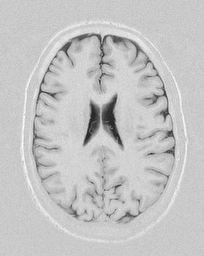
#> input picture COMP61342 Computer Vision/Practical Assignment/python_snippets/coursework/1_Threshold_Based/brain/brain.png, 204 x 256 px
$ python brain.py
#> lines starting #> are read from the running program, lines starting #| are printed output that depends on the picture; after the words box and inside, x2 and y2 are one past the last pixel; in counts of white or black regions, pixels touching at a corner belong together
import cv2
import matplotlib.pyplot as plt
import numpy as np
def histogram(img):
    # show histogram
    # Calculate the histogram
    hist = cv2.calcHist([img], [0], None, [256], [0, 256])
    hist = hist.reshape(256)

    # Plot histogram
    plt.bar(np.linspace(0, 255, 256), hist)
    plt.title('Histogram')
    plt.ylabel('Frequency')
    plt.xlabel('Grey Level')
    plt.show()

def mamualSegBinary(img,thres,saveIfHigher):
    if saveIfHigher:
        _,img = cv2.threshold(img, thres, 255, cv2.THRESH_BINARY)
    else:
        _,img = cv2.threshold(img, thres, 255, cv2.THRESH_BINARY_INV)
    print('Manual threhold is %s' % thres)
    note = None
    if saveIfHigher:
        note = "above"
    else:
        note="below"
    cv2.imshow(note+'_thres_'+ str(thres), img)
    cv2.imwrite(note+'_thres_'+ str(thres) + '.png', img)
    return img

def imgAND(img1,img2):
    height,width = img1.shape
    img = np.zeros([height,width])
    for raw in range(0,height):
        for col in range(0,width):
            if img1[raw][col]==255 and img2[raw][col]==255:
                img[raw][col] = 255
    cv2.imshow('AND', img)
    return img

def otsuSegImg(img):
    T, img = cv2.threshold(img, 0, 255, cv2.THRESH_OTSU)
    plt.imshow(img, cmap='gray')
    cv2.namedWindow('otsu_threshold_'+str(T), cv2.WINDOW_NORMAL)
    # Display image
    cv2.imshow('otsu_threshold_'+str(T),img)
    cv2.imwrite('otsu_thres_' + str(int(T)) + '.png', img)

if __name__ == '__main__':
    # Open JPEG image
    img = cv2.imread('brain.png', cv2.IMREAD_GRAYSCALE)
#> img is the input picture: shape (256, 204); min 31, max 255, mean 196.1

    # get image histogram
    # histogram(img)

    # manual binary segmentation
    thresAbove = 185
    imgAbove = mamualSegBinary(img.copy(),thresAbove,True)
#> in mamualSegBinary, `_,img = cv2.threshold(img, thres, 255, cv2.THRESH_BINARY)`:
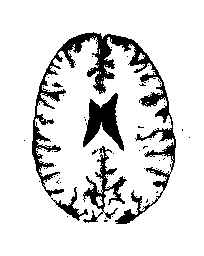
#> img: shape (256, 204); 87% white; 54 black regions (49 under 20 px), largest, box (x1, y1, x2, y2) and area: (32, 32, 176, 224) 4400, (83, 93, 124, 151) 1109, (83, 146, 127, 223) 875, (51, 187, 88, 221) 269, (52, 82, 63, 88) 31
    thresBelow = 220
    imgBelow = mamualSegBinary(img.copy(), thresBelow, False)
#> call 2 of mamualSegBinary, with thres = 220, saveIfHigher = False
#> in mamualSegBinary (call 2), `_,img = cv2.threshold(img, thres, 255, cv2.THRESH_BINARY_INV)`:
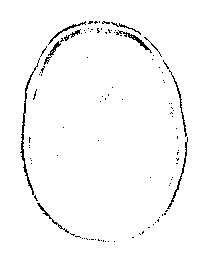
#> img: shape (256, 204); 97.5% white; black in thin lines or dots, all inside (x1, y1, x2, y2) = (20, 21, 188, 242)
    andImg = imgAND(imgAbove,imgBelow)
#> after the loop in imgAND, `for raw in range(0,height):`:
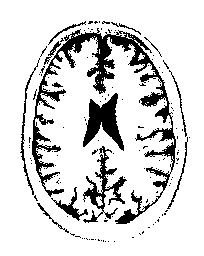
#> img: shape (256, 204) float64; 84.5% white; 142 black regions (129 under 20 px), largest, box (x1, y1, x2, y2) and area: (32, 28, 176, 224) 4599, (83, 93, 124, 151) 1109, (83, 146, 127, 223) 875
    cv2.imwrite( 'thres_'+str(thresAbove)+'_'+str(thresBelow)+'.png', andImg)

    # get segmentation by otsu
    # otsuSegImg(img)

    # show origin img
    cv2.imshow('origin',img)

    while True:
        key = cv2.waitKey(1)
#> (key Esc is pressed here)
        if key == ord(' ') or key == 27:
            break

cv2.destroyAllWindows()
